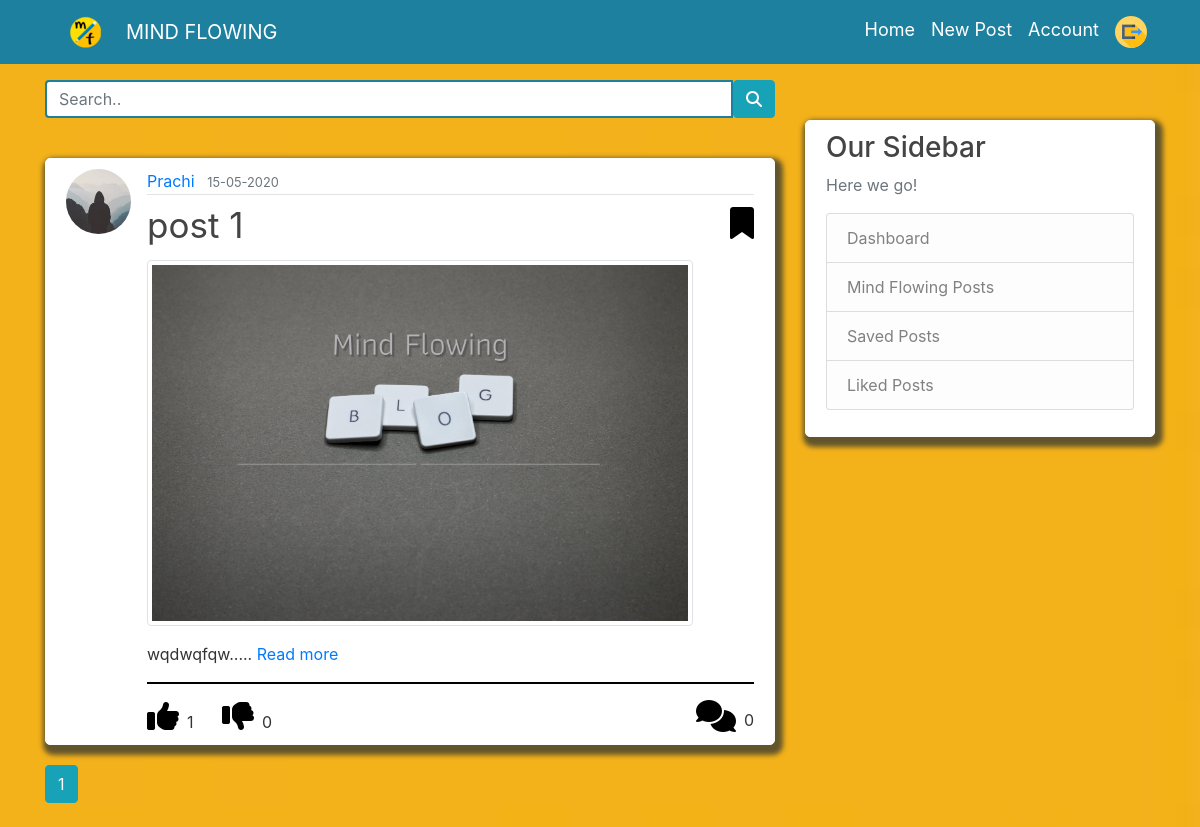
The app's page /home (signed in), older data.
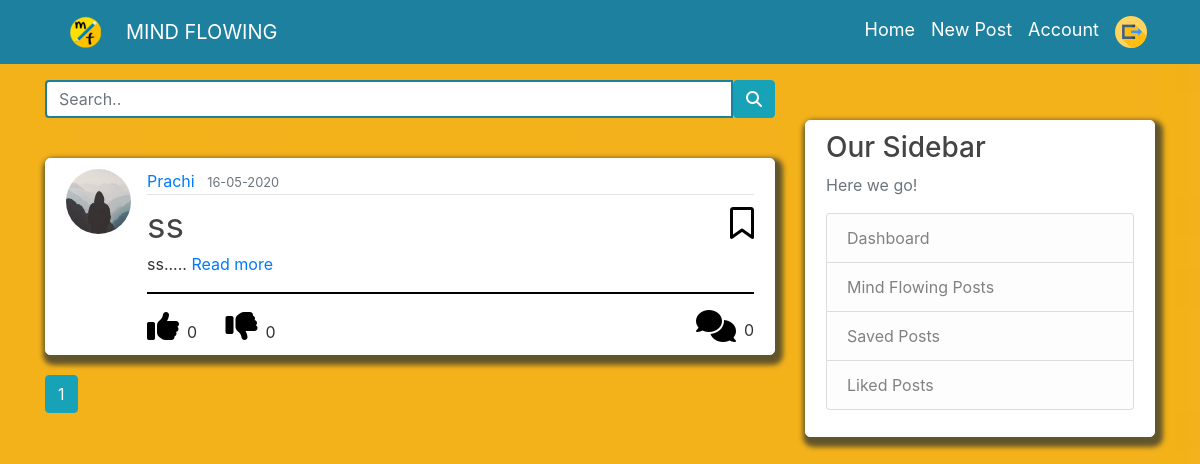
The same page, newer data.
### flaskblog/models.py (models this page shows, shortened)
class Post(db.Model,UserMixin):
    __searchable__ = ['title', 'content']
    id = db.Column(db.Integer, primary_key=True)
    title = db.Column(db.String(100), nullable=False)
    date_posted = db.Column(db.DateTime, nullable=False, default=datetime.utcnow)
    content = db.Column(db.Text, nullable=False)
    user_id = db.Column(db.Integer, db.ForeignKey('user.id'), nullable=False)
    likes = db.relationship('PostLike', backref='post', lazy='dynamic')
    unlikes = db.relationship('PostUnLike', backref='post', lazy='dynamic')
    comments = db.relationship('PostComment',backref='post',lazy='dynamic')
    saves = db.relationship('PostSave', backref='post', lazy='dynamic')
    image = db.Column(db.String(100))

class User(db.Model, UserMixin):
    __searchable__ =['username']
    id = db.Column(db.Integer, primary_key=True)
    username = db.Column(db.String(20), unique=True, nullable=False)
    email = db.Column(db.String(120), unique=True, nullable=False)
    image_file = db.Column(db.String(20), nullable=False, default='default.jpg')
    password = db.Column(db.String(60), nullable=False)
    posts = db.relationship('Post', backref='author', lazy=True)
    liked = db.relationship('PostLike',foreign_keys='PostLike.user_id', backref='user', lazy='dynamic')
    saved = db.relationship('PostSave',foreign_keys='PostSave.user_id', backref='user', lazy='dynamic')
    unliked = db.relationship('PostUnLike',foreign_keys='PostUnLike.user_id', backref='user', lazy='dynamic')
    commented = db.relationship('PostComment',foreign_keys='PostComment.user_id',backref='user',lazy='dynamic')
    image = db.relationship('PostComment',foreign_keys='PostComment.user_id',backref='img',lazy=True)
    confirmed = db.Column(db.Boolean, nullable=False, default=False)
    followed = db.relationship('Follow',
                               foreign_keys='Follow.follower_id',
                               backref=db.backref('follower', lazy='joined'),
                               lazy='dynamic',
                               cascade='all, delete-orphan')
    followers = db.relationship('Follow',
                                foreign_keys='Follow.followed_id',
                                backref=db.backref('followed', lazy='joined'),
                                lazy='dynamic',
                                cascade='all, delete-orphan')
    def has_liked_post(self, post):
        return PostLike.query.filter(
            PostLike.user_id == self.id,
            PostLike.post_id == post.id).count() > 0
    def has_unliked_post(self, post):
        return PostUnLike.query.filter(
            PostUnLike.user_id == self.id,
            PostUnLike.post_id == post.id).count() > 0
    def has_saved_post(self, post):
        return PostSave.query.filter(
            PostSave.user_id == self.id,
            PostSave.post_id == post.id).count() > 0

### flaskblog/routes.py (the view)
@app.route("/home")
@login_required
def home():
    form=SearchForm()
    page = request.args.get('page', 1, type=int)
    posts = Post.query.order_by(Post.date_posted.desc()).paginate(page=page, per_page=5)
    return render_template('home.html', posts=posts,form=form)

### flaskblog/forms.py
class SearchForm(FlaskForm):
    search = StringField('search', validators=[DataRequired()])

### flaskblog/models.py (called while the page is built)
@login_manager.user_loader
def load_user(user_id):
    return User.query.get(int(user_id))

### flaskblog/templates/home.html (shortened to what this page needs)
{% extends "layout.html" %}
{% block content %}
<form style="display: inline;" action="{{ url_for('search') }}" method="post" name="search">
<div class="input-group md-form form-sm form-2 pl-0">
  <input class="form-control my-0 py-1 amber-border" type="text" placeholder="Search.." name="search">
    <button class="btn btn-info"  type="submit"><i class="fas fa-search text-grey"
      aria-hidden="true"></i></button>
</div>
</form>
{% for post in posts.items %}
<article class="media content-section">
  <img class="rounded-circle article-img img-fluid"
    src="{{ url_for('static', filename='profile_pics/' + post.author.image_file) }}">
  <div class="media-body">
    <div class="article-metadata">
      <a class="mr-2" href="{{ url_for('user_posts', username=post.author.username) }}">{{ post.author.username }}</a>
      <small class="text-muted">{{ post.date_posted.strftime('%d-%m-%Y') }}</small>
    </div>
    <a class="article-title " style="font-size: 35px;"
      href="{{ url_for('post', post_id=post.id) }}">{{ post.title }}</a>
    {% if current_user.username!=post.author.username %}
    {% if current_user.has_saved_post(post)%}
    <a class="col-md-9 col-4 col-sm-6" href="{{ url_for('save_action', post_id=post.id, action='unsave') }}"
      style="color:black; "><i  data-toggle="tooltip" data-placement="top" title="Save Post" class="fas fa-bookmark fa-2x pt-2" style="float:right;"></i></a>
    {% else %}
    <a class="col-md-9 col-4 col-sm-6" href="{{ url_for('save_action', post_id=post.id, action='save') }}"
      style="color: black;"><i  data-toggle="tooltip" data-placement="top" title="Save Post" class="far fa-bookmark fa-2x pt-2" style="float:right;"></i></a>
    {% endif %}
    {% endif %}
    {% if post.image %}
    <div class="image_container pb-3 pt-2">
      <img src="{{url_for('static', filename='post_pics/' + post.image)}}" class="img-fluid img-thumbnail"
        style="max-width: 90%;" alt="Responsive image">
    </div>
    {% endif %}
    <div>
      <span class="article-content">
        <span class=" mt-3">{{post.content| truncate(300) | safe }}.....</span>
        <a href="{{url_for('post',post_id=post.id)}}">Read more</a></span>
    </div>
    <hr class="allhr">
    {% if current_user.has_liked_post(post) %}
    <a href="{{ url_for('like_action', post_id=post.id, action='like1') }}" style="color:#1d809f;"><i
        class="fa fa-thumbs-up fa-2x"></i></a><span class="pl-2 pr-4">{{post.likes.count()}}</span>
    {% else %}
    <a href="{{ url_for('like_action', post_id=post.id, action='like') }}" style="color: black;"><i
        class="fa fa-thumbs-up fa-2x"></i></a><span class="pl-2 pr-4">{{post.likes.count()}}</span>
    {% endif %}
    {% if current_user.has_unliked_post(post) %}
    <a href="{{ url_for('like_action', post_id=post.id, action='unlike1') }}" style="color: #e4ac00;"><i
        class="fa fa-thumbs-down fa-2x"></i></a><span class="pl-2">{{post.unlikes.count()}}</span>
    {% else %}
    <a href="{{ url_for('like_action', post_id=post.id, action='unlike') }}" style="color: black;"><i
        class="fa fa-thumbs-down fa-2x"></i></a><span class="pl-2">{{post.unlikes.count()}}</span>
    {% endif %}
    <span class="pl-2 pt-2" style="float: right;">{{post.comments.count()}}</span>
    <a style="float: right;" href="{{ url_for('post_comment', post_id=post.id) }}"><i  data-toggle="tooltip" data-placement="top" title="Comments"
        class="fa fa-comments fa-2x" onmouseover="this.style.color='#1d809f'" onmouseout="this.style.color='black'"
        style="color: black;"></i></a>
  </div>
</article>
{% endfor %}
{% for page_num in posts.iter_pages(left_edge=1, right_edge=1, left_current=1, right_current=2) %}
{% if page_num %}
{% if posts.page == page_num %}
<a class="btn btn-info mb-4" href="{{ url_for('home', page=page_num) }}">{{ page_num }}</a>
{% else %}
<a class="btn btn-outline-info mb-4" href="{{ url_for('home', page=page_num) }}">{{ page_num }}</a>
{% endif %}
{% else %}
...
{% endif %}
{% endfor %}
{% endblock content %}

Row changes from the older to the newer data that the page shows:
changed Post "Prachi": date_posted "15-05-2020" → "16-05-2020"; title "post 1" → "ss"; content "wqdwqfqw" → "ss"; likes.count "1" → "0"; image: picture removed
